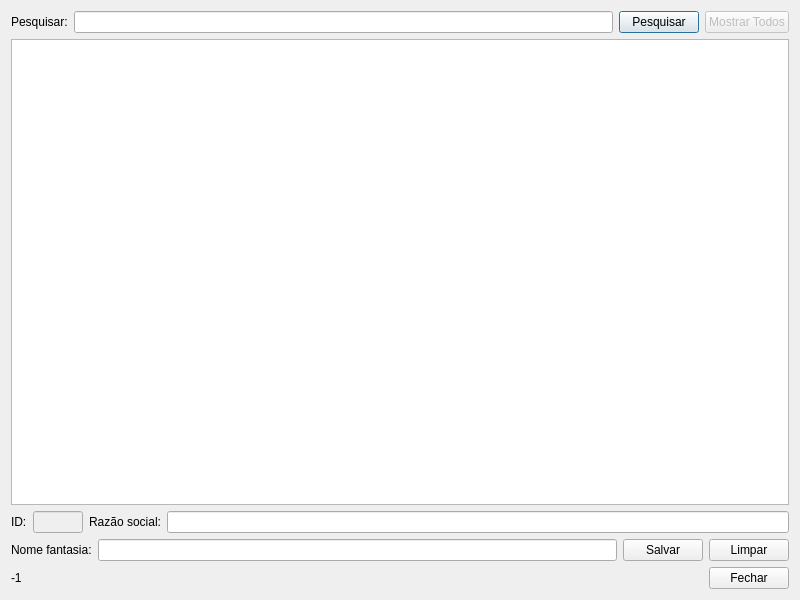
<?xml version="1.0" encoding="UTF-8"?>
<ui version="4.0">
 <class>fm_fornecedores</class>
 <widget class="QDialog" name="fm_fornecedores">
  <property name="geometry">
   <rect>
    <x>0</x>
    <y>0</y>
    <width>800</width>
    <height>600</height>
   </rect>
  </property>
  <property name="windowTitle">
   <string>Fornecedores - Controle de estoque</string>
  </property>
  <property name="windowIcon">
   <iconset resource="resource_files.qrc">
    <normaloff>:/icons/images/icone.png</normaloff>:/icons/images/icone.png</iconset>
  </property>
  <layout class="QGridLayout" name="gridLayout">
   <item row="0" column="0">
    <layout class="QHBoxLayout" name="horizontalLayout_4">
     <item>
      <widget class="QLabel" name="label_4">
       <property name="text">
        <string>Pesquisar:</string>
       </property>
      </widget>
     </item>
     <item>
      <widget class="QLineEdit" name="lineEdit_pesquisar"/>
     </item>
     <item>
      <widget class="QPushButton" name="pushButton_pesquisar">
       <property name="text">
        <string>Pesquisar</string>
       </property>
      </widget>
     </item>
     <item>
      <widget class="QPushButton" name="pushButton_mostrar_todos">
       <property name="enabled">
        <bool>false</bool>
       </property>
       <property name="text">
        <string>Mostrar Todos</string>
       </property>
      </widget>
     </item>
    </layout>
   </item>
   <item row="1" column="0">
    <widget class="QTableWidget" name="tableWidget_fornecedores"/>
   </item>
   <item row="2" column="0">
    <layout class="QHBoxLayout" name="horizontalLayout_5">
     <item>
      <widget class="QLabel" name="label">
       <property name="text">
        <string>ID:</string>
       </property>
      </widget>
     </item>
     <item>
      <widget class="QLineEdit" name="lineEdit_id">
       <property name="enabled">
        <bool>false</bool>
       </property>
       <property name="minimumSize">
        <size>
         <width>50</width>
         <height>0</height>
        </size>
       </property>
       <property name="maximumSize">
        <size>
         <width>50</width>
         <height>16777215</height>
        </size>
       </property>
      </widget>
     </item>
     <item>
      <widget class="QLabel" name="label_2">
       <property name="text">
        <string>Razão social:</string>
       </property>
      </widget>
     </item>
     <item>
      <widget class="QLineEdit" name="lineEdit_razao_social"/>
     </item>
    </layout>
   </item>
   <item row="3" column="0">
    <layout class="QHBoxLayout" name="horizontalLayout_3">
     <item>
      <widget class="QLabel" name="label_3">
       <property name="text">
        <string>Nome fantasia:</string>
       </property>
      </widget>
     </item>
     <item>
      <widget class="QLineEdit" name="lineEdit_nome_fantasia"/>
     </item>
     <item>
      <widget class="QPushButton" name="pushButton_salvar">
       <property name="text">
        <string>Salvar</string>
       </property>
      </widget>
     </item>
     <item>
      <widget class="QPushButton" name="pushButton_limpar">
       <property name="text">
        <string>Limpar</string>
       </property>
      </widget>
     </item>
    </layout>
   </item>
   <item row="4" column="0">
    <layout class="QHBoxLayout" name="horizontalLayout">
     <item>
      <widget class="QLabel" name="label_selected_row">
       <property name="text">
        <string>-1</string>
       </property>
      </widget>
     </item>
     <item>
      <spacer name="horizontalSpacer">
       <property name="orientation">
        <enum>Qt::Horizontal</enum>
       </property>
       <property name="sizeHint" stdset="0">
        <size>
         <width>40</width>
         <height>20</height>
        </size>
       </property>
      </spacer>
     </item>
     <item>
      <widget class="QPushButton" name="pushButton_fechar">
       <property name="text">
        <string>Fechar</string>
       </property>
      </widget>
     </item>
    </layout>
   </item>
  </layout>
 </widget>
 <tabstops>
  <tabstop>lineEdit_pesquisar</tabstop>
  <tabstop>pushButton_pesquisar</tabstop>
  <tabstop>pushButton_mostrar_todos</tabstop>
  <tabstop>tableWidget_fornecedores</tabstop>
  <tabstop>lineEdit_nome_fantasia</tabstop>
  <tabstop>pushButton_salvar</tabstop>
  <tabstop>pushButton_limpar</tabstop>
  <tabstop>pushButton_fechar</tabstop>
 </tabstops>
 <resources>
  <include location="resource_files.qrc"/>
 </resources>
 <connections/>
</ui>
